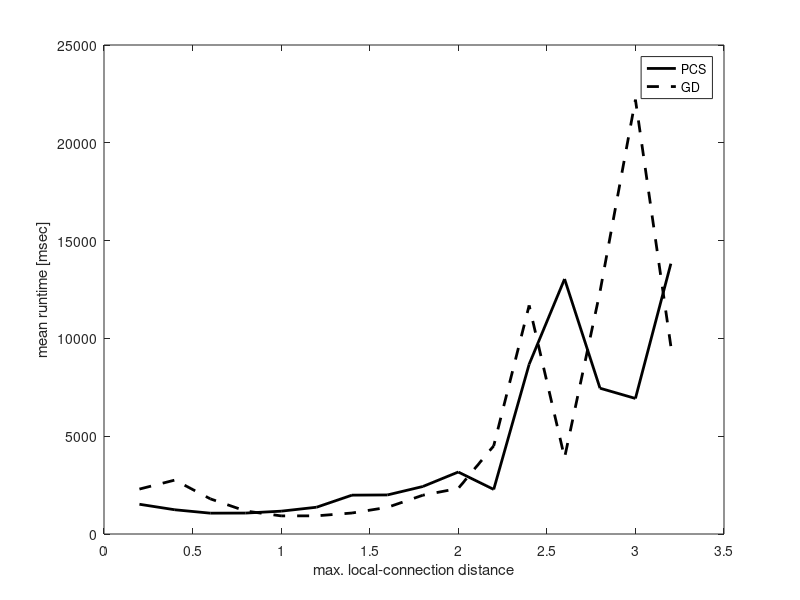
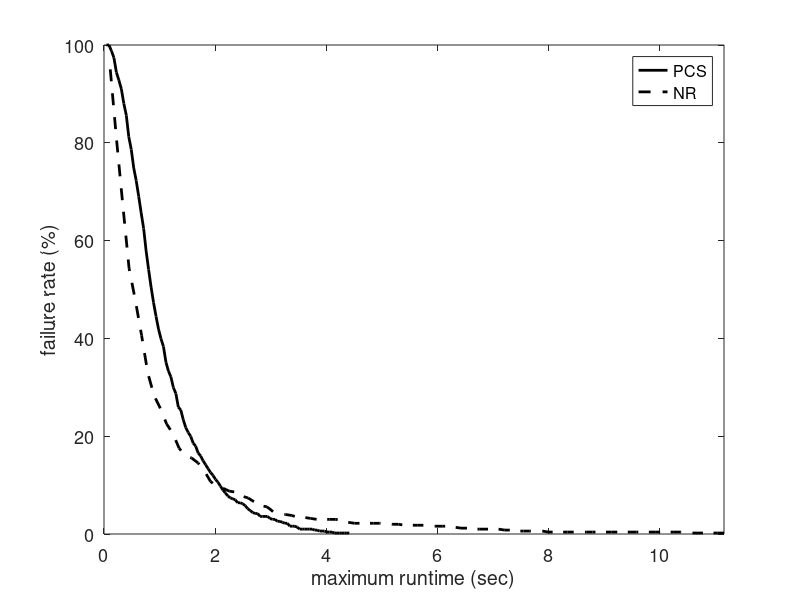

MATLAB code for these plots, in order:
% Performance comparison between the PCS, GD (with KDL) approaches. 
% The experiment is in one scene with obstacles where the start and goal configurations
% are: Env. II
% 		c_start = {1.1, 1.1, 0, 1.24, -1.5708, 0, -0.79567, 0.60136, 0.43858, -0.74986, -1.0074, -0.092294};
% 		c_goal = {-1.1, 1.35, -0.2, -1, -1.9, 0, 0.80875, 0.72363, -0.47891, -1.0484, 0.73278, 1.7491};
% This while benchmarking the maximum step distance.
% With joint limits of the ABB robots.
% last updated: 09/28/17

clear all
clc

%%
planners = {'BiRRT','RRT','LazyRRT','SBL'};
plannerType = planners{1};
switch plannerType
    case 'BiRRT'
        D1 = load('Benchmark_BiRRT_PCS_3poles_rB.txt');
        D2 = load('Benchmark_BiRRT_GD_3poles_rB.txt');
    case 'RRT'
        D1 = load('Benchmark_RRT_PCS_3poles_rB.txt'); D1 = D1(D1(:,3)==1,:);
        D2 = load('Benchmark_RRT_GD_3poles_rB.txt'); D2 = D2(D2(:,3)==1,:);
    case 'LazyRRT'
        D1 = load('Benchmark_LazyRRT_PCS_3poles_rB.txt');
        D2 = load('Benchmark_LazyRRT_GD_3poles_rB.txt'); D2 = D2(D2(:,3)==1,:);
    case 'SBL'
        D1 = load('Benchmark_SBL_PCS_3poles_rB.txt');
        D2 = load('Benchmark_SBL_GD_3poles_rB.txt');
end

%% 
disp(['Results for ' plannerType ':']);

%%
% PCS
rd = sort(unique(D1(:,1)));
for i = 1:length(rd)
    M = D1(D1(:,1)==rd(i), 2:end);
    td(i) = mean(M(:,3))*1e3;
    td_ste(i) = 1e3*std(M(:,4))/sqrt(size(M,1));
end

%%
% GD
rg = sort(unique(D2(:,1)));
for i = 1:length(rg)
    M = D2(D2(:,1)==rg(i), 2:end);
%     disp([i-1 rg(i)  size(M,1)])
    tg(i) = mean(M(:,3))*1e3;
    tg_ste(i) = 1e3*std(M(:,4))/sqrt(size(M,1));
end

%%
disp(' ');
[tdmin, id] = min(td);
[tgmin, ig] = min(tg);

%%
h = figure(1);
clf
plot(rd,td,'-k','linewidth',2);
% errorbar(rd,td,td_ste,'-k','linewidth',2);
hold on
plot(rg,tg,'--k','linewidth',2);
% errorbar(rg,tg,tg_ste,'--k','linewidth',2);
hold off
ylabel('mean runtime [msec]');
xlabel('max. local-connection distance');
legend('PCS','GD');
% xlim([0 6]);
% xlim([min(rd) max(rd)]);

%% 
sS = rd(id);
tmin = tdmin;
D1 = D1(D1(:,1)==sS, 2:end);
verf = D1(:,1)==1;
suc = D1(:,2)==1;

D = D1;
disp('------------------------------------');
disp('PCS:');
disp(['Results of ' num2str(size(D,1)) ' queries.']);
disp(['Minimum avg. runtime is ' num2str(tmin) 'msec with d = ' num2str(sS) ]);
disp(['Plan distance: ' num2str(D(1,3)) ]);
disp(['Avg. runtime: ' num2str(mean(D(:,3))*1e3)  ' +/- ' num2str(std(D(:,3))/sqrt(size(D,1))*1e3) ' msec ']);
disp(['Min. runtime: ' num2str(min(D(:,3))*1e3) ' msec ']);
disp(['Avg. nodes in path: ' num2str(floor(mean(D(:,9)))) ]);
disp(['Avg. nodes in trees: ' num2str(floor(mean(D(:,10)))) ]);
disp(['Avg. number of projections: ' num2str(floor(mean(D(:,4)))) ]);
disp(['Avg. local-connection time: ' num2str(mean(D(:,11)./D(:,12))*1e3)  ' +/- ' num2str(std(D(:,11)./D(:,12))/sqrt(size(D,1))*1e3) ' msec ']);
disp(['Avg. total local-connection time: ' num2str(mean(D(:,11))*1e3)  ' +/- ' num2str(std(D(:,11))/sqrt(size(D,1))*1e3) ' msec ']);
disp(['Avg. number of local connection checks: ' num2str(mean(D(:,12)))]);
disp(['Avg. collision check time: ' num2str(mean(D(:,7))*1e3) ' msec.']);
disp(['Percent of successful local connections: ' num2str(100*mean(D(:,13)./D(:,12)))]);

%%
sS = rg(ig);
tmin = tgmin;
D2 = D2(D2(:,1)==sS, 2:end);
verf = D2(:,1)==1;
suc = D2(:,2)==1;

D = D2;
disp('------------------------------------');
disp('GD:');
disp(['Results of ' num2str(size(D,1)) ' queries.']);
disp(['Minimum avg. runtime is ' num2str(tmin) 'msec with d = ' num2str(sS) ]);
disp(['Plan distance: ' num2str(D(1,3)) ]);
disp(['Avg. runtime: ' num2str(mean(D(:,3))*1e3)  ' +/- ' num2str(std(D(:,3))/sqrt(size(D,1))*1e3) ' msec ']);
disp(['Min. runtime: ' num2str(min(D(:,3))*1e3) ' msec ']);
disp(['Avg. nodes in path: ' num2str(floor(mean(D(:,9)))) ]);
disp(['Avg. nodes in trees: ' num2str(floor(mean(D(:,10)))) ]);
disp(['Avg. number of projections: ' num2str(floor(mean(D(:,4)))) ]);
disp(['Avg. local-connection time: ' num2str(mean(D(:,11)./D(:,12))*1e3)  ' +/- ' num2str(std(D(:,11)./D(:,12))/sqrt(size(D,1))*1e3) ' msec ']);
disp(['Avg. total local-connection time: ' num2str(mean(D(:,11))*1e3)  ' +/- ' num2str(std(D(:,11))/sqrt(size(D,1))*1e3) ' msec ']);
disp(['Avg. number of local connection checks: ' num2str(mean(D(:,12)))]);
disp(['Avg. collision check time: ' num2str(mean(D(:,7))*1e3) ' msec.']);
disp(['Percent of successful local connections: ' num2str(100*mean(D(:,13)./D(:,12)))]);

%%
disp(' ');
disp(['Best speed-up: t_{pcs}/t_{gd} = ' num2str(tdmin/tgmin) ]);

%%
%%
%%
% PCS
td = D1(:,3);
maxT = max(td);
T1 = linspace(0,maxT,100);
T1 = T1(2:end);
for i = 1:length(T1)
    sd = td < T1(i);
    md(i) = mean(td(sd));
    Md(i) = 1-sum(sd)/length(td);
end
%%
% GD
tg = D2(:,3);
maxT = max(tg);
T2 = linspace(0,maxT,100);
T2 = T2(2:end);
for i = 1:length(T2)
    sg = tg < T2(i);
    mg(i) = mean(tg(sg));
    Mg(i) = 1-sum(sg)/length(tg);
end

%%
h = figure(2);
clf
plot(T1,Md*100,'-k','linewidth',2);
hold on
plot(T2,Mg*100,'--k','linewidth',2);
hold off
xlabel('maximum runtime (sec)');
ylabel('failure rate (%)');
legend('PCS','NR');
xlim([0 max([T1 T2])]);
% title(plannerType);
set(gca,'fontsize',13);
% set(h, 'Position', [100, 100, 800, 400]);
% print PCS_NR_runtime.eps -depsc -r200
